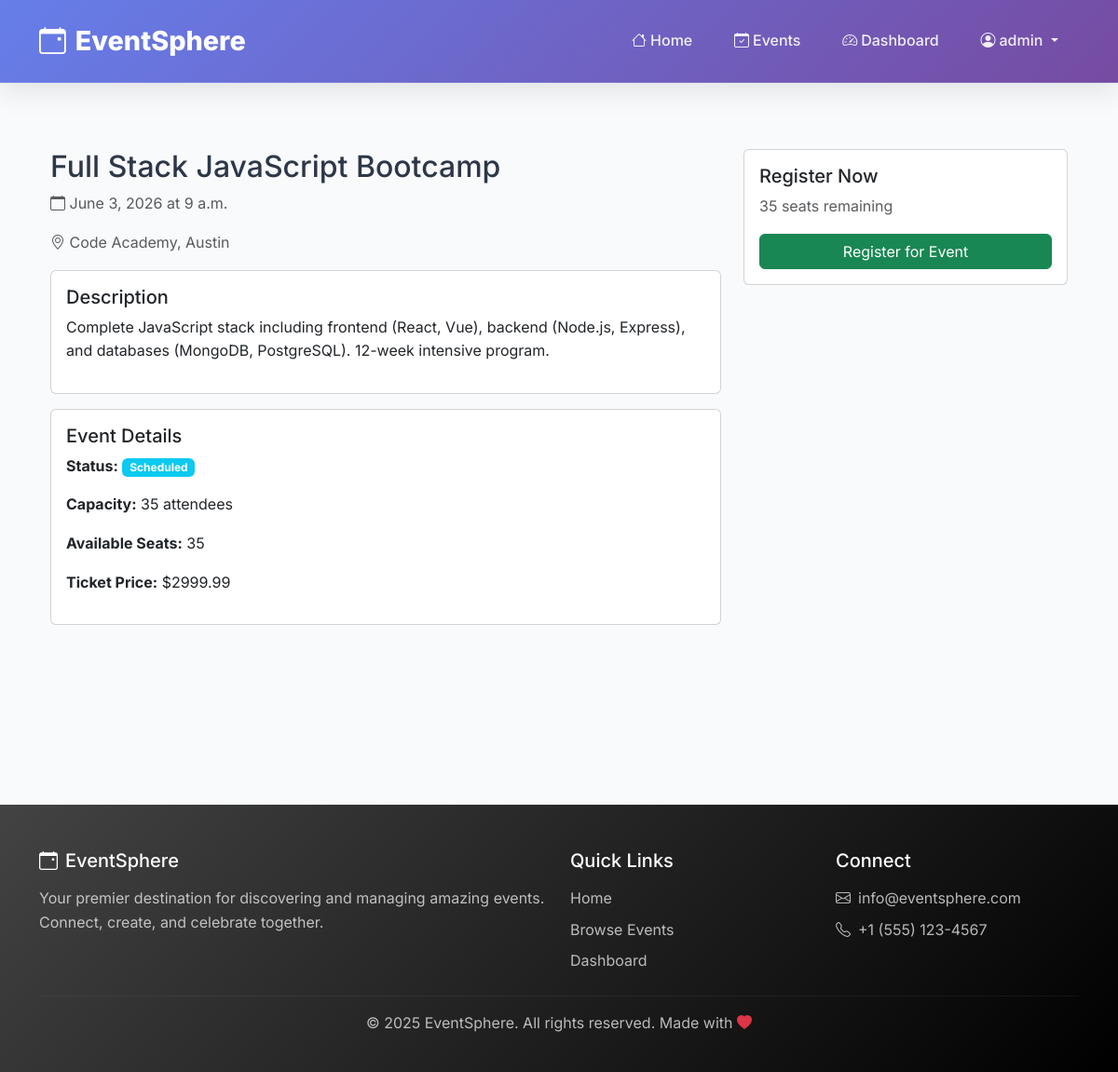
Page /events/21/ (signed in) on the committed database.
### eventapp/models.py (models this page shows, shortened)
class Event(models.Model):
    STATUS_SCHEDULED = 'scheduled'
    STATUS_CANCELLED = 'cancelled'
    STATUS_COMPLETED = 'completed'
    STATUS_CHOICES = [
        (STATUS_SCHEDULED, 'Scheduled'),
        (STATUS_CANCELLED, 'Cancelled'),
        (STATUS_COMPLETED, 'Completed'),
    ]
    title = models.CharField(max_length=200)
    description = models.TextField(blank=True, null=True)
    date = models.DateField()
    time = models.TimeField(blank=True, null=True)
    location = models.CharField(max_length=250, blank=True)
    created_by = models.ForeignKey(User, on_delete=models.CASCADE, related_name='events', null=True)
    created_at = models.DateTimeField(auto_now_add=True)
    updated_at = models.DateTimeField(auto_now=True)
    status = models.CharField(max_length=20, choices=STATUS_CHOICES, default=STATUS_SCHEDULED)
    capacity = models.PositiveIntegerField(default=100, validators=[MinValueValidator(1)])
    ticket_price = models.DecimalField(max_digits=10, decimal_places=2, default=0.00)
    reminder_enabled = models.BooleanField(default=False)
    reminder_phone = models.CharField(max_length=20, blank=True)
    reminder_sent = models.BooleanField(default=False)
    REMINDER_CHANNEL_SMS = 'sms'
    REMINDER_CHANNEL_WHATSAPP = 'whatsapp'
    REMINDER_CHANNEL_EMAIL = 'email'
    REMINDER_CHANNEL_CHOICES = [
        (REMINDER_CHANNEL_SMS, 'SMS'),
        (REMINDER_CHANNEL_WHATSAPP, 'WhatsApp'),
        (REMINDER_CHANNEL_EMAIL, 'Email'),
    ]
    reminder_channel = models.CharField(max_length=10, choices=REMINDER_CHANNEL_CHOICES, default=REMINDER_CHANNEL_EMAIL)
    @property
    def available_seats(self):
        registered = self.registrations.filter(payment_status='completed').count()
        return self.capacity - registered
    @property
    def is_full(self):
        return self.available_seats <= 0

### eventapp/views.py (the view)
# urls.py: path('events/<int:event_id>/', views.event_detail, name='event_detail'),
@login_required
def event_detail(request, event_id):
    event = get_object_or_404(Event, id=event_id)
    user_registered = Registration.objects.filter(event=event, attendee=request.user).exists()
    context = {
        'event': event,
        'user_registered': user_registered,
        'available_seats': event.available_seats,
    }
    return render(request, 'eventapp/event_detail.html', context)

### eventapp/templates/eventapp/event_detail.html (shortened to what this page needs)
{% extends 'eventapp/base.html' %}
{% block content %}
<div class="container mt-5">
    <div class="row">
        <div class="col-md-8">
            <h2>{{ event.title }}</h2>
            <p class="text-muted">
                <i class="bi bi-calendar"></i> {{ event.date }}
                {% if event.time %} at {{ event.time }}{% endif %}
            </p>
            <p class="text-muted">
                <i class="bi bi-geo-alt"></i> {{ event.location }}
            </p>
            <div class="card mb-3">
                <div class="card-body">
                    <h5>Description</h5>
                    <p>{{ event.description|default:"No description available." }}</p>
                </div>
            </div>
            <div class="card mb-3">
                <div class="card-body">
                    <h5>Event Details</h5>
                    <p><strong>Status:</strong> <span class="badge bg-info">{{ event.get_status_display }}</span></p>
                    <p><strong>Capacity:</strong> {{ event.capacity }} attendees</p>
                    <p><strong>Available Seats:</strong> {{ available_seats }}</p>
                    <p><strong>Ticket Price:</strong> ${{ event.ticket_price }}</p>
                </div>
            </div>
        </div>
        <div class="col-md-4">
            <div class="card">
                <div class="card-body">
                    {% if user_registered %}
                        <div class="alert alert-success">
                            <i class="bi bi-check-circle"></i> You are registered for this event
                        </div>
                        <a href="{% url 'my_tickets' %}" class="btn btn-primary w-100">View My Tickets</a>
                    {% elif event.is_full %}
                        <div class="alert alert-warning">
                            <i class="bi bi-exclamation-triangle"></i> Event is fully booked
                        </div>
                    {% elif event.status != 'scheduled' %}
                        <div class="alert alert-warning">
                            This event is {{ event.get_status_display|lower }}
                        </div>
                    {% else %}
                        <h5>Register Now</h5>
                        <p class="text-muted">{{ available_seats }} seats remaining</p>
                        <form method="post" action="{% url 'register_for_event' event.id %}">
                            <button type="submit" class="btn btn-success w-100">Register for Event</button>
                        </form>
                    {% endif %}
                </div>
            </div>
        </div>
    </div>
</div>
{% endblock %}

### eventapp/templates/eventapp/base.html (shortened to what this page needs)
{% load static %}
<!DOCTYPE html>
<html lang="en">
<head>
  <link href="https://cdn.jsdelivr.net/npm/bootstrap@5.3.2/dist/css/bootstrap.min.css" rel="stylesheet">
  <link href="https://cdn.jsdelivr.net/npm/bootstrap-icons@1.11.0/font/bootstrap-icons.css" rel="stylesheet">
</head>
<body>
  <nav class="navbar navbar-expand-lg navbar-modern fixed-top">
    <div class="container">
      <a class="navbar-brand" href="{% url 'home' %}">
        <i class="bi bi-calendar-event"></i>
        EventSphere
      </a>
      <div class="collapse navbar-collapse" id="navbarNav">
        <ul class="navbar-nav ms-auto">
          <li class="nav-item">
            <a class="nav-link" href="{% url 'home' %}">
              <i class="bi bi-house me-1"></i>Home
            </a>
          </li>
          <li class="nav-item">
            <a class="nav-link" href="{% url 'view_events' %}">
              <i class="bi bi-calendar-check me-1"></i>Events
            </a>
          </li>
          {% if user.is_authenticated %}
            <li class="nav-item">
              <a class="nav-link" href="{% url 'dashboard' %}">
                <i class="bi bi-speedometer2 me-1"></i>Dashboard
              </a>
            </li>
            <li class="nav-item dropdown">
              <a class="nav-link dropdown-toggle" href="#" id="userDropdown" role="button" data-bs-toggle="dropdown">
                <i class="bi bi-person-circle me-1"></i>{{ user.username }}
              </a>
            </li>
          {% endif %}
        </ul>
      </div>
    </div>
  </nav>
  <main class="main-content" style="margin-top: 80px;">
    <div class="container">
      <div class="fade-in-up">
        {% block content %}{% endblock %}
      </div>
    </div>
  </main>
  <footer class="footer-modern">
    <div class="container">
      <div class="row">
        <div class="col-md-6">
          <h5><i class="bi bi-calendar-event me-2"></i>EventSphere</h5>
          <p>Your premier destination for discovering and managing amazing events. Connect, create, and celebrate together.</p>
        </div>
        <div class="col-md-3">
          <h5>Quick Links</h5>
          <p><a href="{% url 'home' %}">Home</a></p>
          <p><a href="{% url 'view_events' %}">Browse Events</a></p>
          {% if user.is_authenticated %}
            <p><a href="{% url 'dashboard' %}">Dashboard</a></p>
          {% endif %}
        </div>
        <div class="col-md-3">
          <h5>Connect</h5>
          <p><i class="bi bi-envelope me-2"></i>info@eventsphere.com</p>
          <p><i class="bi bi-telephone me-2"></i>+1 (555) 123-4567</p>
        </div>
      </div>
      <hr style="border-color: rgba(255,255,255,0.2);">
      <div class="text-center">
        <p>&copy; 2025 EventSphere. All rights reserved. Made with <i class="bi bi-heart-fill text-danger"></i></p>
      </div>
    </div>
  </footer>
</body>
</html>

### eventapp/templates/eventapp/base.html (style rules this page uses)
:root { --primary-gradient: linear-gradient(135deg, #667eea 0%, #764ba2 100%); --secondary-gradient: linear-gradient(135deg, #f093fb 0%, #f5576c 100%); --success-gradient: linear-gradient(135deg, #4facfe 0%, #00f2fe 100%); --warning-gradient: linear-gradient(135deg, #43e97b 0%, #38f9d7 100%); --danger-gradient: linear-gradient(135deg, #fa709a 0%, #fee140 100%); --dark-gradient: linear-gradient(135deg, #434343 0%, #000000 100%); --light-bg: #f8fafc; --card-shadow: 0 10px 40px rgba(0,0,0,0.1); --hover-shadow: 0 20px 60px rgba(0,0,0,0.15); }
* { margin: 0; padding: 0; box-sizing: border-box; }
body { font-family: 'Inter', sans-serif; background: var(--light-bg); line-height: 1.6; color: #2d3748; }
.navbar-modern { background: var(--primary-gradient); backdrop-filter: blur(10px); border-bottom: 1px solid rgba(255,255,255,0.1); padding: 1rem 0; box-shadow: 0 8px 32px rgba(0,0,0,0.1); }
.navbar-brand { font-weight: 800; font-size: 1.8rem; color: white !important; text-decoration: none; display: flex; align-items: center; gap: 10px; }
.nav-link { color: rgba(255,255,255,0.9) !important; font-weight: 500; padding: 0.8rem 1.2rem !important; border-radius: 25px; transition: all 0.3s ease; margin: 0 0.2rem; }
.main-content { min-height: calc(100vh - 80px); padding: 2rem 0; }
.fade-in-up { animation: fadeInUp 0.6s ease; }
.footer-modern { background: var(--dark-gradient); color: white; padding: 3rem 0 2rem; margin-top: 4rem; }
.footer-modern h5 { color: #fff; margin-bottom: 1rem; }
.footer-modern p { color: rgba(255,255,255,0.7); margin-bottom: 0.5rem; }
.footer-modern a { color: rgba(255,255,255,0.7); text-decoration: none; transition: color 0.3s ease; }

### rows in the picture
Event: title "Full Stack JavaScript Bootcamp", date "June 3, 2026", time "9 a.m.", location "Code Academy, Austin", description "Complete JavaScript stack including frontend (React, Vue), backend (Node.js, Express), and databases (MongoDB, PostgreSQL). 12-week intensive program.", status "Scheduled", capacity "35", ticket_price "2999.99"

### other values in the picture
{{ user.username }} "admin"
{{ available_seats }} "35"
